Frame 1 (no input): blank canvas, image omitted
Frame 60 (no input): blank canvas, image omitted
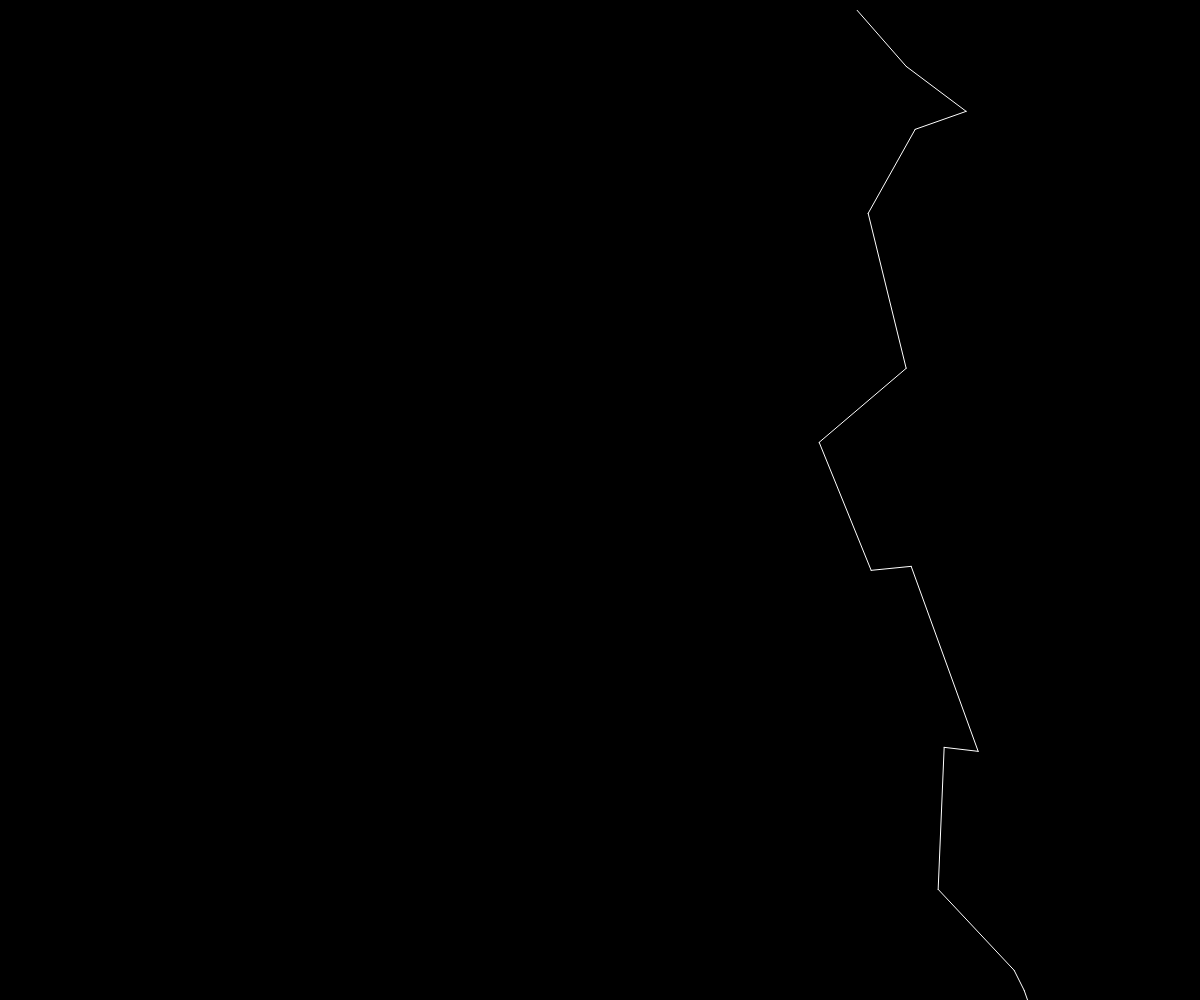
Frame 120 (the mouse pressed at the canvas centre since frame 60)

The p5.js sketch whose frames 1 and 60 were blank and that drew this single picture after the mouse press (run headless with seeded random() and noise() and a simulated clock; from frame 60 on, the mouse is pressed at the canvas centre):

// p5.js sketch
// ── sketch.js
//https://editor.p5js.org/chjno/sketches/S1wJDPdY-

var x;
var y;

function setup() { 
  createCanvas(windowWidth,windowHeight);
  background(0);
  x = random(0, windowWidth);
  y = random(0, 50);
}

function draw() { 

  if (mouseIsPressed){
  var x2 = x + int(random(-100, 100));
  var y2 = y + int(random(-20, 200));
  stroke(255);
  line(x,y,x2,y2);
  x = x2;
  y = y2;
  }
}


// function draw() { 

//   if (mouseIsPressed){
//   var x2 = x + int(noise(+= 10));
//   var y2 = y + int(noise(+= 10));
//   stroke(255);
//   line(x,y,x2,y2);
//   x = x2;
//   y = y2;
//   }
// }

function windowResized() {
  resizeCanvas(windowWidth, windowHeight);
}
